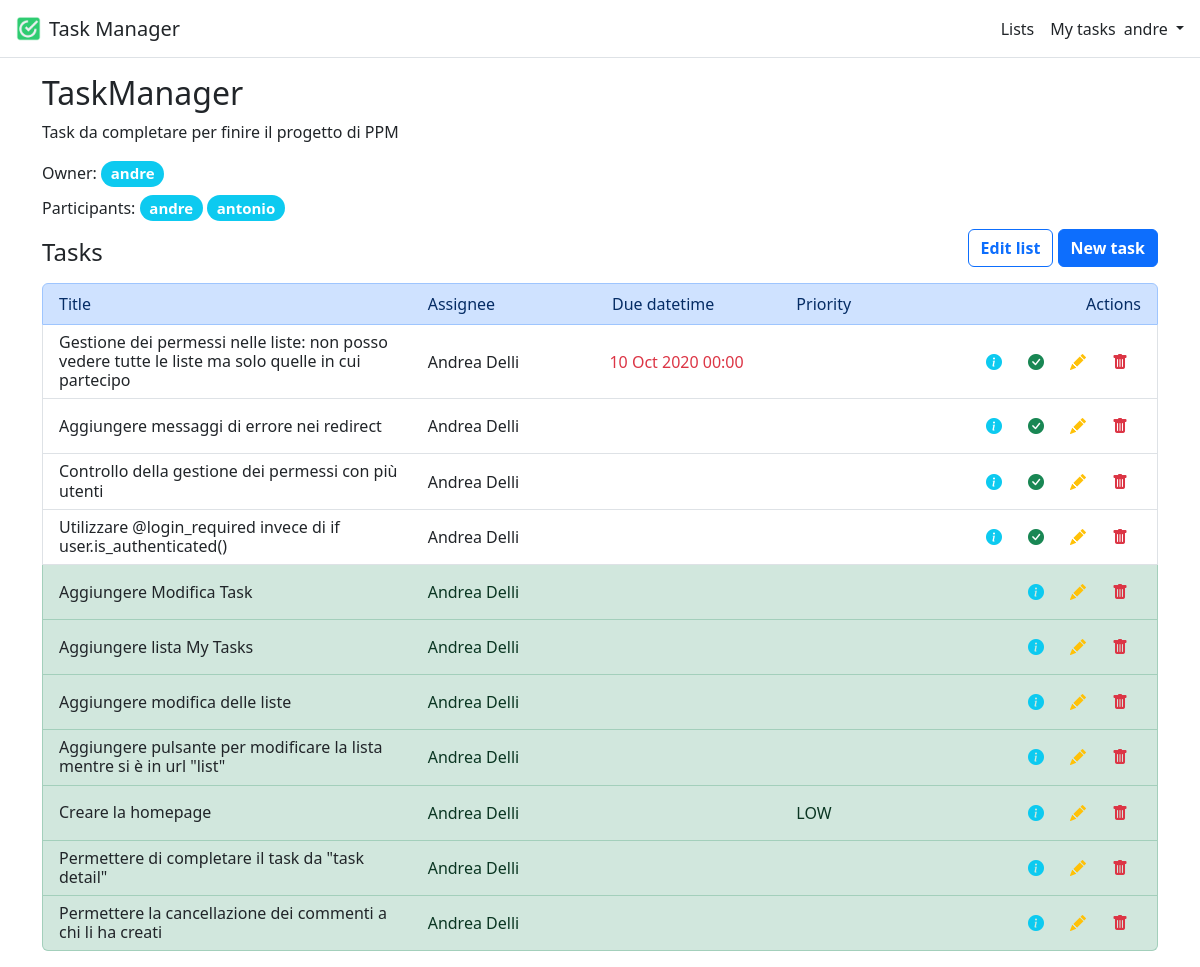
Page /lists/2 (signed in) on the earlier database version.
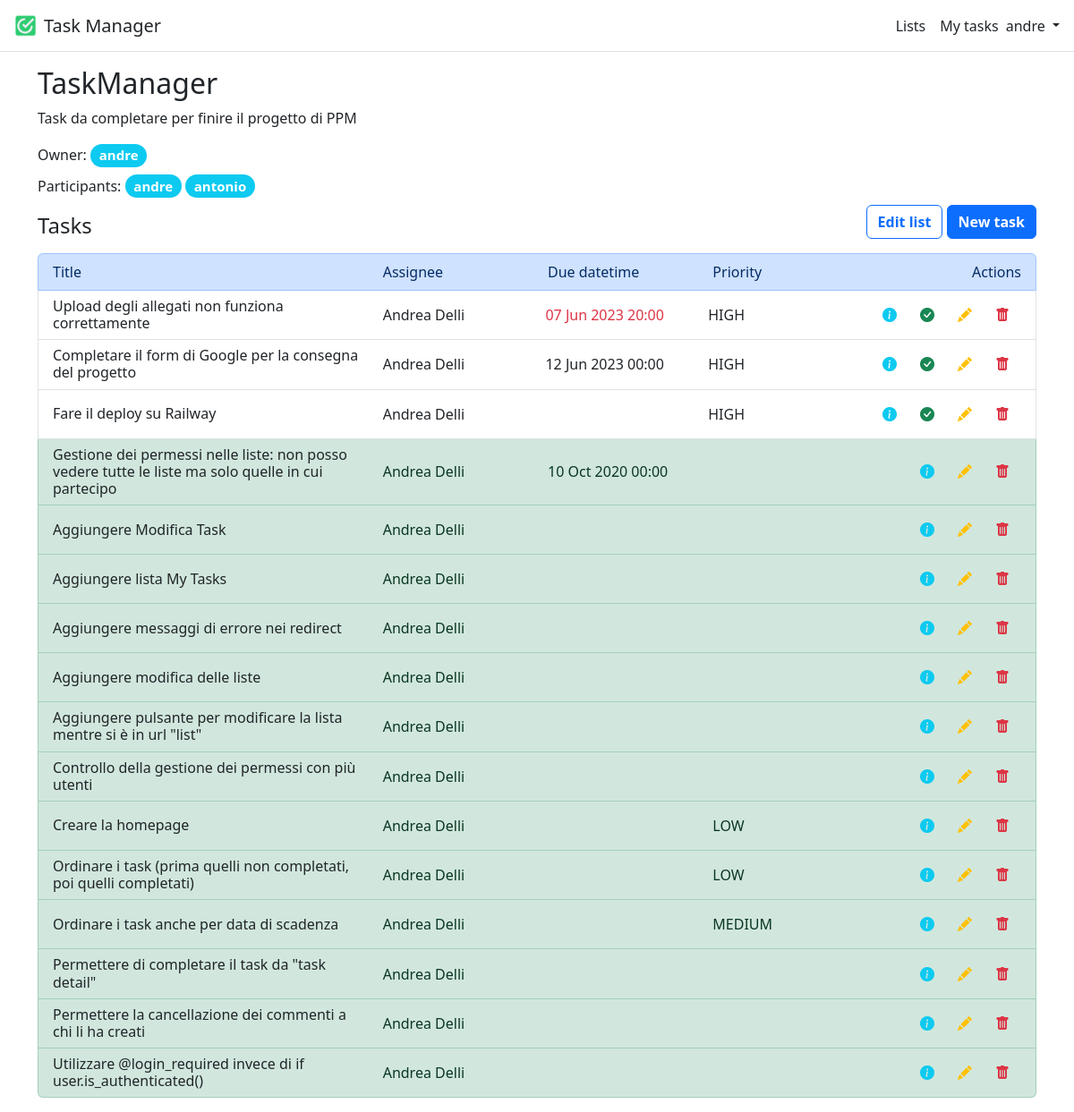
Same page on the later database version.
### lists/models.py (models this page shows, shortened)
class Task(models.Model):
    class Priority(models.TextChoices):
        LOW = "LOW", "Low"
        MEDIUM = "MEDIUM", "Medium"
        HIGH = "HIGH", "High"
    id = models.AutoField(primary_key=True)
    title = models.CharField(max_length=255)
    description = models.TextField(null=True, blank=True)
    completed = models.BooleanField(default=False)
    due_datetime = models.DateTimeField(null=True, blank=True)
    assigned_to = models.ForeignKey(User, on_delete=models.CASCADE, related_name="assigned_to")
    created_by = models.ForeignKey(User, on_delete=models.CASCADE, related_name="created_by")
    attachment = models.FileField(null=True, blank=True)
    priority = models.CharField(choices=Priority.choices, max_length=6, null=True, blank=True, default=None)
    task_list = models.ForeignKey(TaskList, on_delete=models.CASCADE, related_name="task_list")
    class Meta:
        ordering = [
            "completed",
            Case(When(due_datetime__isnull=True, then=Value(datetime(9999, 12, 31))), default="due_datetime"),
            "title",
        ]

### lists/views.py (the view)
# urls.py: path('<int:id>', views.TaskListView.as_view(), name="list"),
class TaskListView(LoginRequiredMixin, ListView):
    template_name = "lists/task_list.html"
    def get(self, request, *args, **kwargs):
        task_list = TaskList.objects.get(id=self.kwargs["id"])
        if request.user not in task_list.participants.all():
            set_message(request, "You are not a participant of this list.")
            return redirect("lists")
        return super().get(request, *args, **kwargs)
    def get_context_data(self, **kwargs):
        context = super().get_context_data(**kwargs)
        context["message"] = get_message(self.request)
        context['task_list'] = TaskList.objects.get(id=self.kwargs["id"])
        return context
    def get_queryset(self):
        return Task.objects.filter(task_list=self.kwargs["id"])

### lists/templatetags/custom_filters.py (called while the page is built)
@register.filter(expects_localtime=True)
def is_expired(value):
    if value is None:
        return False
    try:
        return value < timezone.now()
    except AttributeError:
        return False

### lists/views.py (called while the page is built)
def get_message(request):
    message = None
    if "message" in request.session:
        message = request.session["message"]
        del request.session["message"]
    return message if message else None

### templates/lists/task_list.html
{% extends "base.html" %}
{% load custom_filters %}
{% block content %}
    <h2>{{ task_list.title }}</h2>
    <p>{{ task_list.description }}</p>
    <div>Owner: <h5 class="d-inline-block"><span class="badge rounded-pill bg-info">{{ task_list.owner }}</span></h5>
    </div>
    <div>Participants:
        {% for user in task_list.participants.all %}
            <h5 class="d-inline-block"><span class="badge rounded-pill bg-info">{{ user }}</span></h5>
        {% endfor %}
    </div>
    <div class="row d-flex align-items-end">
        <h4 class="col m-0">Tasks</h4>
        <div class="col">
            <span class="float-end">
                <a href="{% url 'list_edit' task_list.id %}" class="link-dark text-decoration-none">
                    <button class="btn btn-outline-primary fw-bold">Edit list</button>
                </a>
                <a href="{% url 'task_new' task_list.id %}" class="link-dark text-decoration-none">
                    <button class="btn btn-primary fw-bold">New task</button>
                </a>
            </span>
        </div>
    </div>
    <ul class="list-group my-3">
        <li class="list-group-item list-group-item-primary">
            <div class="row">
                <div class="col col-4">Title</div>
                <div class="col">Assignee</div>
                <div class="col">Due datetime</div>
                <div class="col">Priority</div>
                <div class="col d-flex justify-content-end">Actions</div>
            </div>
        </li>
        {% for task in task_list.tasks.all %}
            <li class="list-group-item {% if task.completed %}list-group-item-success{% endif %}">
                <div class="row align-items-center">
                    <div class="col col-4">
                        <a href="{% url 'task' task_list.id task.id %}" class="link-dark text-decoration-none">
                            <h6 class="mb-0">{{ task.title }}</h6>
                        </a>
                    </div>
                    <div class="col">{{ task.assigned_to.first_name }} {{ task.assigned_to.last_name }}</div>
                    <div class="col {% if task.due_datetime|is_expired and not task.completed %}text-danger{% endif %}">
                        {{ task.due_datetime | date:"d M Y H:i" }}
                    </div>
                    <div class="col">{{ task.priority | default_if_none:"" }}</div>
                    <div class="col d-flex justify-content-end">
                        <a href="{% url 'task' task_list.id task.id %}">
                            <button class="btn text-info"><i class="bi-info-circle-fill"></i></button>
                        </a>
                        {% if not task.completed %}
                            <a href="{% url 'task_complete' task_list.id task.id %}">
                                <button class="btn text-success"><i class="bi-check-circle-fill"></i></button>
                            </a>
                        {% endif %}
                        <a href="{% url 'task_edit' task_list.id task.id %}">
                            <button class="btn text-warning"><i class="bi-pencil-fill"></i></button>
                        </a>
                        <a href="{% url 'task_delete' task_list.id task.id %}">
                            <button class="btn text-danger"><i class="bi-trash-fill"></i></button>
                        </a>
                    </div>
                </div>
            </li>
        {% empty %}
            <li class="list-group-item">
                <h5 class="m-0">No tasks in this list.</h5>
            </li>
        {% endfor %}
    </ul>
{% endblock %}

### templates/base.html (shortened to what this page needs)
<!DOCTYPE html>
<html lang="en">
{% load static %}
{% load crispy_forms_tags %}
<head>
    <link href="https://cdn.jsdelivr.net/npm/bootstrap@5.3.0-alpha3/dist/css/bootstrap.min.css" rel="stylesheet"
>
    <link rel="stylesheet" href="https://cdn.jsdelivr.net/npm/bootstrap-icons@1.3.0/font/bootstrap-icons.css">
</head>
<body>
<header class="p-3 mb-3 border-bottom">
    <div class="d-flex align-items-center justify-content-between">
        <a class="navbar-brand d-inline-flex align-items-center" href="{% url 'home' %}">
            <img class="img-responsive" src="{% static 'favicon.ico' %}" alt="Favicon" style="max-height: 25px;">
            <h5 class="d-inline-block my-0 mx-2">Task Manager</h5>
        </a>
        <div class="d-flex align-items-center">
            {% if user.is_authenticated %}
                <ul class="nav col-lg-auto me-lg-auto justify-content-center mb-md-0 d-none d-sm-flex">
                    <li class="nav-item">
                        <a href="{% url 'lists' %}" class="nav-link px-2 py-0 link-dark">Lists</a>
                    </li>
                    <li class="nav-item">
                        <a href="{% url 'my-tasks' %}" class="nav-link px-2 py-0 link-dark">My tasks</a>
                    </li>
                </ul>
                <div class="dropdown text-end">
                    <a href="#" class="d-block link-dark text-decoration-none dropdown-toggle" id="dropdownUser"
                       data-bs-toggle="dropdown" aria-expanded="false">
                        {{ user.username }}
                    </a>
                </div>
            {% else %}
                <div class="text-end">
                    <a href="{% url 'login' %}" class="btn btn-outline-primary me-2">Log In</a>
                    <a href="{% url 'signup' %}" class="btn btn-primary">Sign Up</a>
                </div>
            {% endif %}
        </div>
    </div>
</header>
<main>
    <div class="container">
        {% block content %}
        {% endblock content %}
    </div>
</main>
</body>
</html>

Differences in the rows shown:
added Task: title "Upload degli allegati non funziona correttamente", assigned_to.first_name "Andrea", assigned_to.last_name "Delli", due_datetime "07 Jun 2023 20:00", priority "HIGH", completed False (drawn)
added Task: title "Completare il form di Google per la consegna del progetto", assigned_to.first_name "Andrea", assigned_to.last_name "Delli", due_datetime "12 Jun 2023 00:00", priority "HIGH", completed False (drawn)
added Task: title "Fare il deploy su Railway", assigned_to.first_name "Andrea", assigned_to.last_name "Delli", priority "HIGH", completed False (drawn)
changed Task "10 Oct 2020 00:00": completed False → True (drawn)
changed Task "Aggiungere messaggi di errore nei redirect": completed False → True (drawn); moves down the list
changed Task "Controllo della gestione dei permessi con più utenti": completed False → True (drawn); moves down the list
added Task: title "Ordinare i task (prima quelli non completati, poi quelli completati)", assigned_to.first_name "Andrea", assigned_to.last_name "Delli", priority "LOW", completed True (drawn)
added Task: title "Ordinare i task anche per data di scadenza", assigned_to.first_name "Andrea", assigned_to.last_name "Delli", priority "MEDIUM", completed True (drawn)
changed Task "Utilizzare @login_required invece di if user.is_authenticated()": completed False → True (drawn); moves down the list
